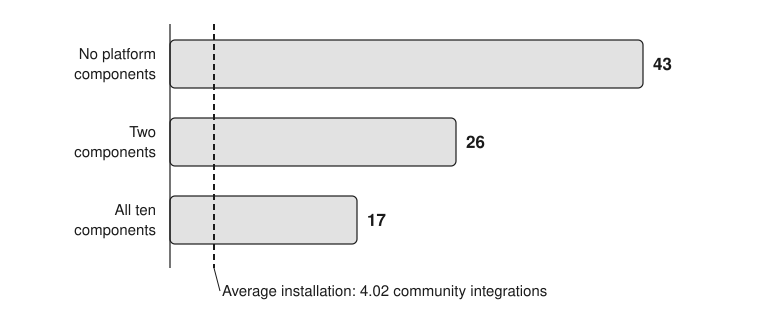

This figure's Python source:
#!/usr/bin/env python3
"""Figure 12.2 — Sandboxes that fit on the device, against the average installation's need.

Writes fig_12_2_capacity.svg. Run:  python3 fig_12_2_capacity.py

The budget is 60% of the 4,050 MB the device reports (depth logs of the second final rerun);
fractions are dropped, as the depth tool does. Memory figures are Table 12.4's reported ones.
"""

from pathlib import Path

from svg9 import Canvas, INK

OUT = Path(__file__).parent / "fig_12_2_capacity.svg"
BUDGET, MEAN = 2430, 4.02
ROWS = (("No platform\ncomponents", 56.5), ("Two\ncomponents", 92.3), ("All ten\ncomponents", 135.6))
fits = [int(BUDGET // mb) for _, mb in ROWS]
assert fits == [43, 26, 17]

c = Canvas(760, 330)
X0, W, SCALE = 170, 520, 11.0  # px per sandbox
for i, ((label, mb), n) in enumerate(zip(ROWS, fits)):
    y = 40 + i * 78
    c.text(X0 - 14, y + 24, label, size=15, anchor="end")
    c.box(X0, y, n * SCALE, 48, fill="mid", stroke=1.2)
    c.text(X0 + n * SCALE + 10, y + 24, f"{n}", size=17, weight="bold", anchor="start")

x = X0 + MEAN * SCALE
c.line([(x, 24), (x, 268)], arrow=False, dashed=True, width=2)
c.line([(X0, 24), (X0, 268)], arrow=False, width=1.2)
c.text(x + 8, 291, "Average installation: 4.02 community integrations", size=15, anchor="start")
c.line([(x + 6, 291), (x, 268)], arrow=False, width=1)
c.save(OUT)
